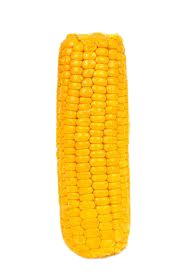
#> input picture single.jpg, 183 x 275 px, found by its file name
$ python b.py
#> lines starting #> are read from the running program, lines starting #| are printed output that depends on the picture
import cv2
import numpy as np
import matplotlib.pyplot as plt

def extract_color_palette(image_path, num_colors):
    # Load the image
#> called with num_colors = 4
    image = cv2.imread(image_path)
#> image is the input picture: shape (275, 183, 3); mean B, G, R 181.7, 233.3, 252.4

    # Convert the image from BGR to RGB
    image_rgb = cv2.cvtColor(image, cv2.COLOR_BGR2RGB)

    # Reshape the image to a 2D array of pixels
    pixels = image_rgb.reshape(-1, 3)

    # Perform k-means clustering to extract the dominant colors
    _, labels, centers = cv2.kmeans(pixels.astype(np.float32), num_colors, None, criteria=(cv2.TERM_CRITERIA_EPS + cv2.TERM_CRITERIA_MAX_ITER, 10, 1.0), attempts=10, flags=cv2.KMEANS_RANDOM_CENTERS)
#> centers = [[234.2, 161.1, 4.1], [244.8, 209.6, 110.3], [250.9, 190.5, 17.85], [254.8, 254.8, 254]]

    # Convert the centers to integers
    centers = np.uint8(centers)
#> centers = [[234, 161, 4], [244, 209, 110], [250, 190, 17], [254, 254, 253]]

    # Create a color palette using the dominant colors
    palette = centers[labels.flatten()]

    # Reshape the palette to match the original image shape
    palette = palette.reshape(image_rgb.shape)
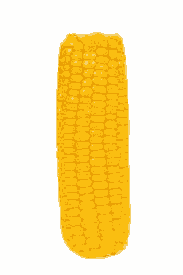
#> palette: shape (275, 183, 3); mean R, G, B 251.6, 232.7, 180.9

    # Display the color palette
    plt.imshow(palette)
    plt.axis('off')
    plt.show()

# Example usage
image_path = r'C:\Users\C.GOUTHAM\Desktop\Deepcorn\single.jpg'
num_colors = 4
extract_color_palette(image_path, num_colors)
